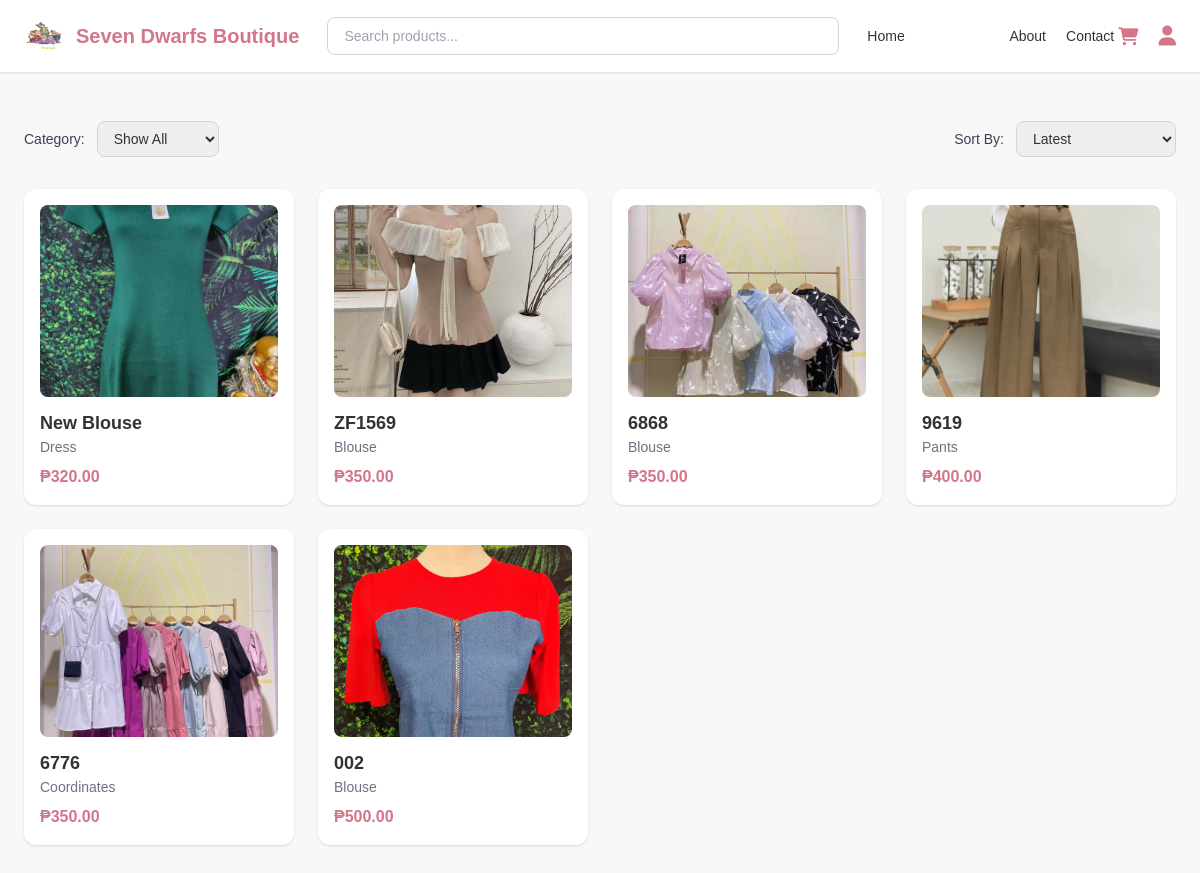
Before: /customerside/shop.php with the older database file.
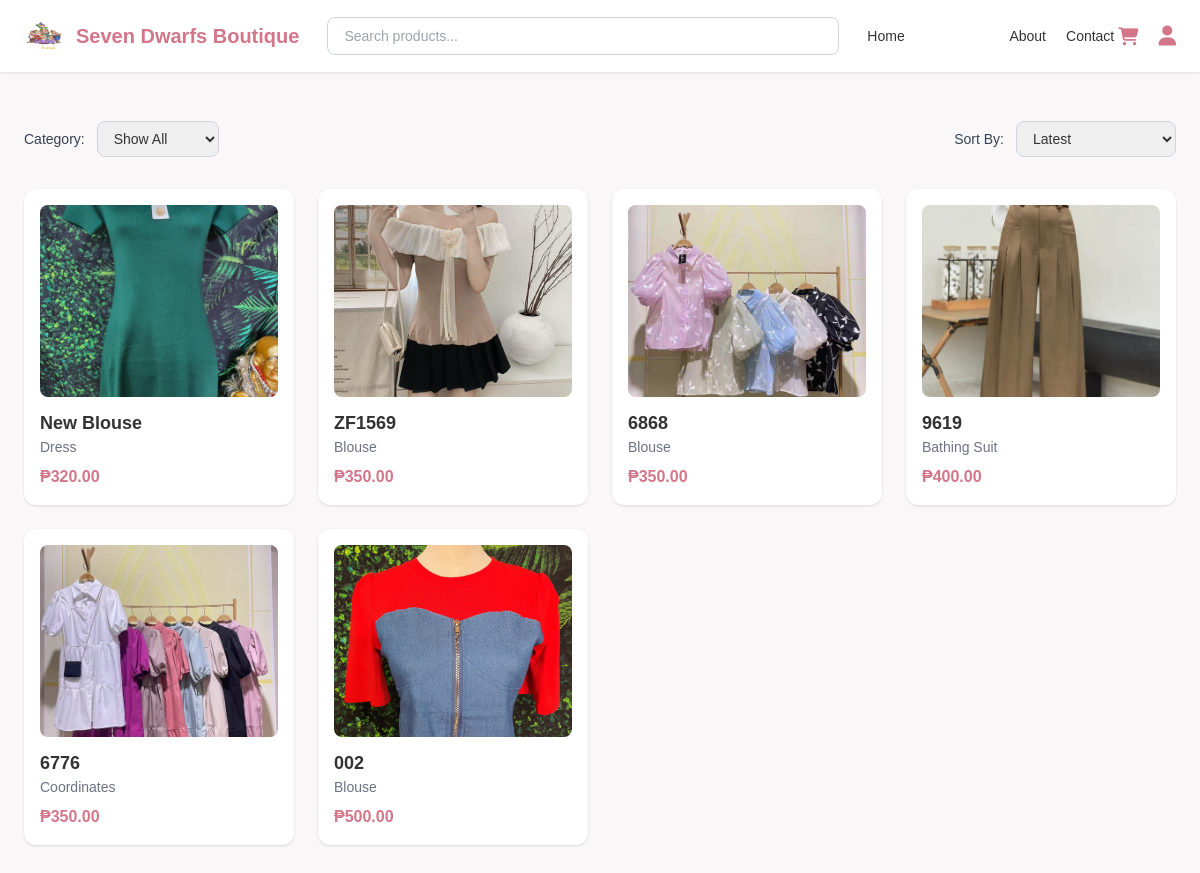
After: the same page with the newer database file.
### tables this page shows
CREATE TABLE `products` (
  `product_id` int(11) NOT NULL,
  `product_name` varchar(255) DEFAULT NULL,
  `description` text DEFAULT NULL,
  `price_id` int(11) DEFAULT NULL,
  `stocks` int(11) DEFAULT NULL,
  `category_id` int(11) DEFAULT NULL,
  `image_url` text DEFAULT NULL,
  `created_at` timestamp NOT NULL DEFAULT current_timestamp(),
  `supplier_id` int(11) DEFAULT NULL,
  `supplier_price` decimal(10,2) NOT NULL,
  `revenue` decimal(10,2) GENERATED ALWAYS AS (`price_id` - `supplier_price`) STORED,
  `sizes` varchar(255) DEFAULT NULL,
  `colors` varchar(255) DEFAULT NULL
);

CREATE TABLE `categories` (
  `category_id` int(11) NOT NULL,
  `category_code` varchar(10) DEFAULT NULL,
  `category_name` varchar(100) NOT NULL
);

### customerside/shop.php (the view, shortened to what this page needs)
<?php
require 'conn.php';
$isLoggedIn = isset($_SESSION['customer_id']);
$avatar = '../assets/default-avatar.png';
$selectedCategory = $_GET['category'] ?? 'all';
$search = $_GET['search'] ?? null;
$sort = $_GET['sort'] ?? 'latest';
$sql = "
  SELECT
    p.product_id,
    p.product_name,
    p.description,
    p.price_id,              -- changed from price_id
    p.image_url,
    c.category_name
  FROM products p
  LEFT JOIN categories c ON p.category_id = c.category_id
  WHERE 1=1
";
switch ($sort) {
  default: $sql .= " ORDER BY p.product_id DESC"; break;
}
$stmt = $conn->prepare($sql);
$stmt->execute();
$result = $stmt->get_result();
$products = [];
while ($row = $result->fetch_assoc()) {
  $imageList = [];
  $raw = trim($row['image_url'] ?? '');
  if ($raw && str_starts_with($raw, '[')) {
      $decoded = json_decode($raw, true);
      if (is_array($decoded)) $imageList = $decoded;
  } elseif ($raw) {
      $imageList = array_filter(array_map('trim', explode(',', $raw)));
  }
  $displayImages = [];
  if (!empty($imageList)) {
      foreach ($imageList as $img) {
          $img = trim($img);
          if (!str_contains($img, 'uploads/')) {
              $img = '../uploads/products/' . $img;
          } elseif (str_starts_with($img, 'uploads/')) {
              $img = '../' . $img;
          }
          $displayImages[] = htmlspecialchars($img);
      }
  } else {
      $displayImages[] = '../uploads/products/default.png';
  }
  $row['first_image'] = $displayImages[0];
  $products[] = $row;
}
?>
<!DOCTYPE html>
<html lang="en" x-data="{ showLogin: false, showSignup: false }">
<head>
  <script src="https://cdn.tailwindcss.com"></script>
  <link rel="stylesheet" href="https://cdnjs.cloudflare.com/ajax/libs/font-awesome/6.4.0/css/all.min.css"/>
</head>
<body>
<nav class="bg-white border-b shadow-sm sticky top-0 z-50">
  <div class="max-w-7xl mx-auto flex justify-between items-center px-6 py-4">
    <div class="flex items-center gap-3">
      <img src="../logo.png" alt="Logo" class="w-10 h-10 rounded-full">
      <h1 class="text-xl font-semibold text-[var(--rose)]">Seven Dwarfs Boutique</h1>
    </div>
    <form action="shop.php" method="get" class="flex flex-1 mx-6 max-w-lg">
      <input type="text" name="search" placeholder="Search products..." value="<?= htmlspecialchars($search ?? '') ?>"
             class="w-full px-4 py-2 border border-gray-300 rounded-lg focus:ring-2 focus:ring-[var(--rose)] outline-none text-sm">
    </form>
<ul class="hidden md:flex space-x-5 text-sm font-medium">
      <li><a href="homepage.php" class="nav-link">Home</a></li>
      <li><a href="shop.php" class="text-white bg-[var(--rose-muted)] px-4 py-2 rounded-full hover:bg-[var(--rose-hover)] transition">Shop</a></li>
      <li><a href="about.php" class="nav-link">About</a></li>
      <li><a href="contact.php" class="nav-link">Contact</a></li>
    </ul>
    <div class="flex items-center gap-5">
      <a href="cart.php" class="text-[var(--rose)] hover:text-[var(--rose-hover)] relative">
        <i class="fa-solid fa-cart-shopping text-lg"></i>
      </a>
      <div class="relative">
        <?php if ($isLoggedIn): ?>
          <div x-data="{ open: false }">
            <img src="<?= $avatar ?>" class="w-8 h-8 rounded-full border cursor-pointer" @click="open = !open">
            <div x-show="open" @click.away="open=false" class="absolute right-0 mt-3 bg-white border rounded-xl shadow-lg w-44 z-50">
              <a href="profile.php" class="block px-4 py-2 text-sm hover:bg-gray-100">My Profile</a>
              <a href="purchases.php" class="block px-4 py-2 text-sm hover:bg-gray-100">My Purchases</a>
              <form action="logout.php" method="POST">
                <button type="submit" class="w-full text-left px-4 py-2 text-sm text-red-500 hover:bg-gray-100">Logout</button>
              </form>
            </div>
          </div>
        <?php else: ?>
          <button @click="showLogin = true" class="text-[var(--rose)] hover:text-[var(--rose-hover)]">
            <i class="fa-solid fa-user text-xl"></i>
          </button>
        <?php endif; ?>
      </div>
    </div>
  </div>
</nav>
<section class="max-w-7xl mx-auto px-6 py-12">
  <div class="flex flex-wrap justify-between items-center mb-8">
    <form method="GET" id="categoryForm" class="flex items-center gap-3">
      <label class="text-sm font-medium text-gray-700">Category:</label>
      <select name="category" onchange="document.getElementById('categoryForm').submit()"
              class="border border-gray-300 rounded-lg px-3 py-2 text-sm focus:ring-2 focus:ring-[var(--rose)]">
        <option value="all" <?= ($selectedCategory === 'all') ? 'selected' : '' ?>>Show All</option>
      </select>
    </form>
    <form method="GET" class="flex items-center gap-3">
      <label class="text-sm font-medium text-gray-700">Sort By:</label>
      <select name="sort" onchange="this.form.submit()"
              class="border border-gray-300 rounded-lg px-3 py-2 text-sm focus:ring-2 focus:ring-[var(--rose)]">
        <option value="latest" <?= ($sort === 'latest') ? 'selected' : ''; ?>>Latest</option>
      </select>
    </form>
  </div>
  <div class="flex-1">
    <div class="grid grid-cols-1 sm:grid-cols-2 md:grid-cols-3 lg:grid-cols-4 gap-6">
      <?php if (!empty($products)): ?>
        <?php foreach ($products as $p): ?>
          <a href="product_detail.php?product_id=<?= $p['product_id']; ?>"
             class="card bg-white rounded-xl shadow p-4 block hover:scale-[1.02] transition">
            <img
              src="<?= htmlspecialchars($p['first_image']); ?>"
              alt="<?= htmlspecialchars($p['product_name']); ?>"
              class="w-full h-48 object-cover rounded-lg mb-3"
              onerror="this.src='../uploads/products/default.png';">
            <h4 class="text-lg font-semibold truncate"><?= htmlspecialchars($p['product_name']); ?></h4>
            <p class="text-sm text-gray-500"><?= htmlspecialchars($p['category_name']); ?></p>
            <p class="mt-2 font-bold text-[var(--rose)]">₱<?= number_format($p['price_id'], 2); ?></p>
          </a>
        <?php endforeach; ?>
      <?php else: ?>
        <p class="col-span-full text-center text-gray-500">No products found.</p>
      <?php endif; ?>
    </div>
  </div>
</section>
</body>
</html>

### customerside/shop.php (style rules this page uses)
:root { --rose: #d37689; --rose-hover: #b75f6f; --soft-bg: #faf7f8; }
body { background: var(--soft-bg); font-family: 'Poppins', sans-serif; color: #333; }

Changed rows visible on the page:
changed through a linked row, products: category.category_name "Pants" → "Bathing Suit"
